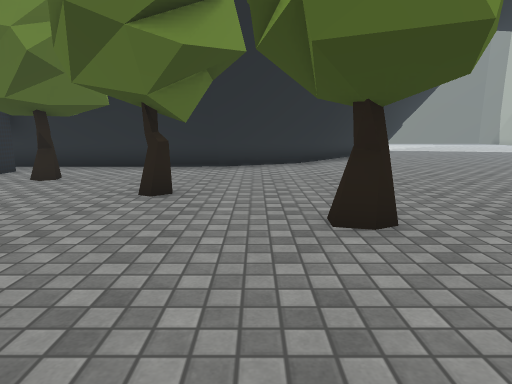
[1] (above)

22 first-person views from a walk through a 3-D level made in the Unity game engine. The camera is 1.2 m above the floor, tilts 10° down and sees 75° across. Doors are open. The floor is counted in squares, 1 m on a side. Each view is taken from the middle of a square. On the plan, view 1 faces up. The plan holds only what a view shows up to about 14 squares ahead; the rest is blank. The place goes on beyond the plan. The player is left out. Some surface patterns are stand-ins.

[2]
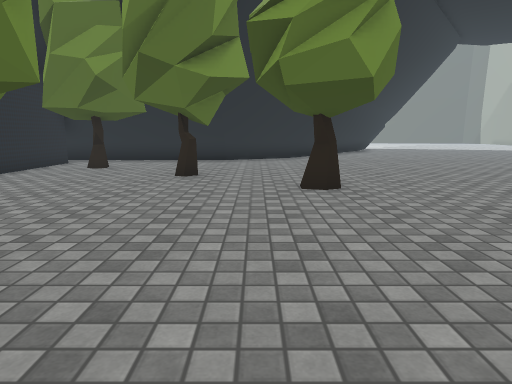

[3]
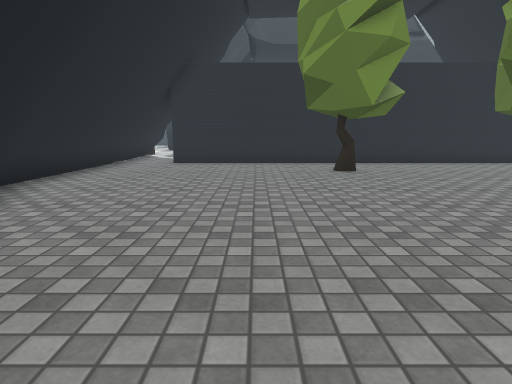

[4]
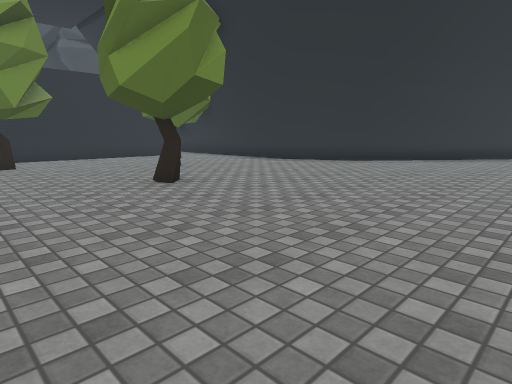

[5]
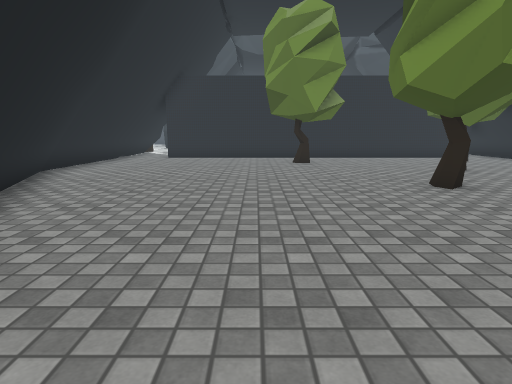

[6]
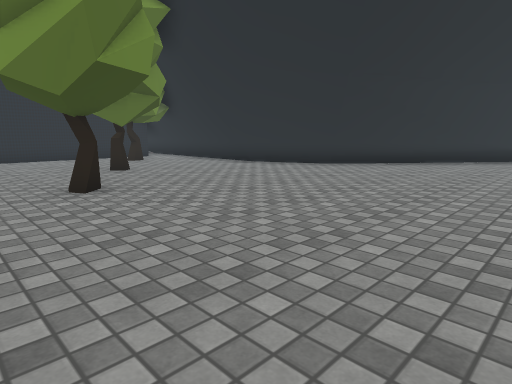

[7]
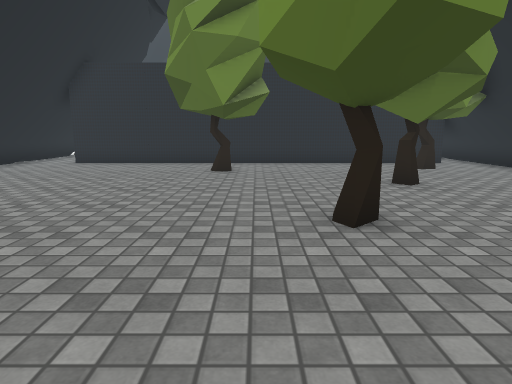

[8]
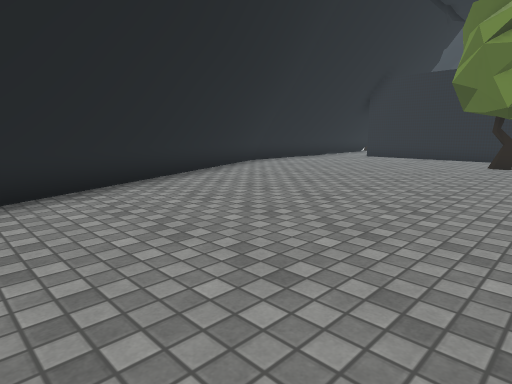

[9]
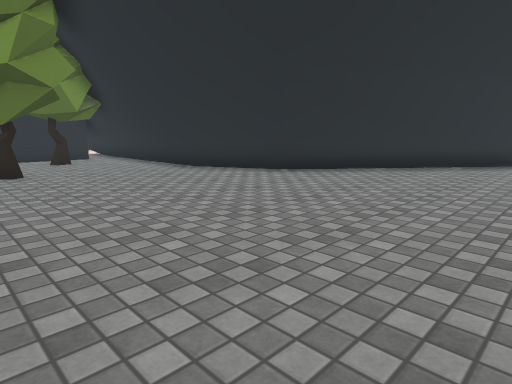

[10]
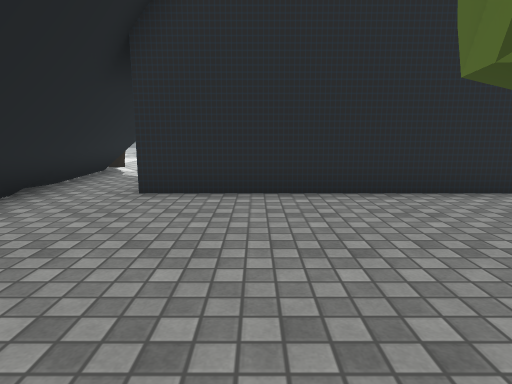

[11]
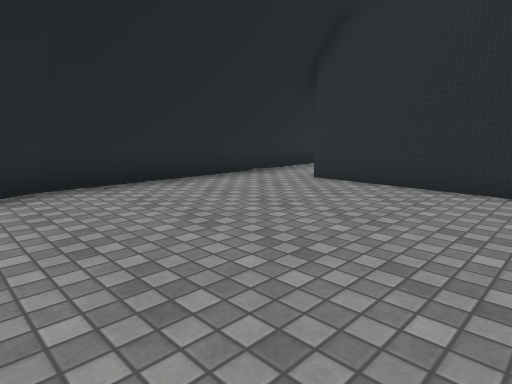

[12]
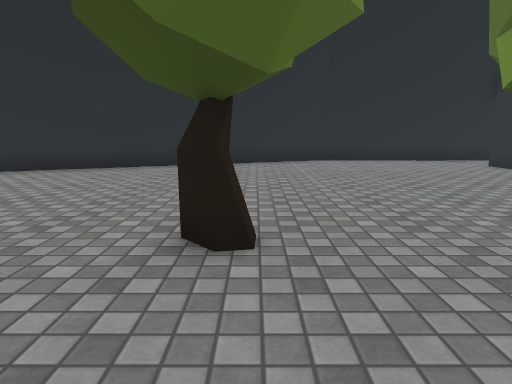

[13]
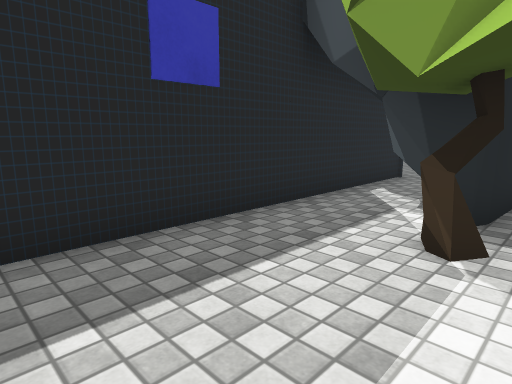

[14]
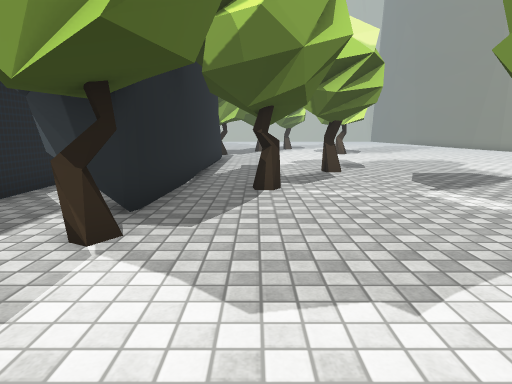

[15]
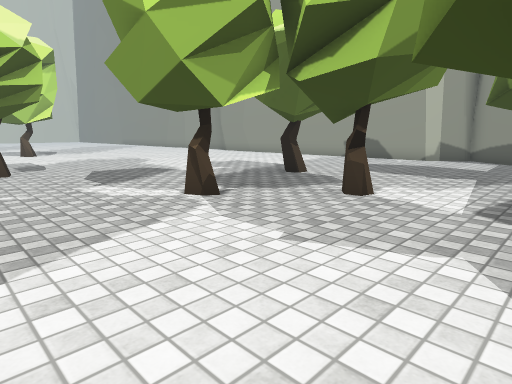

[16]
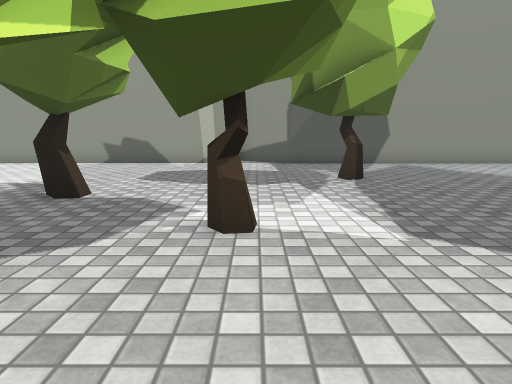

[17]
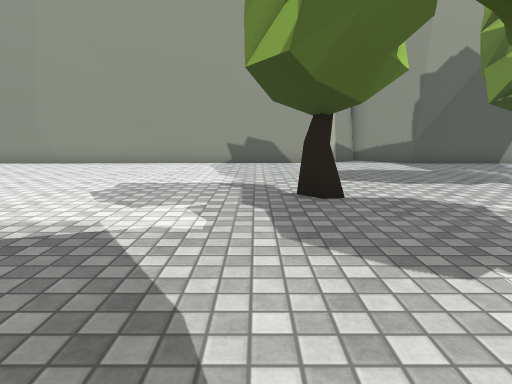

[18]
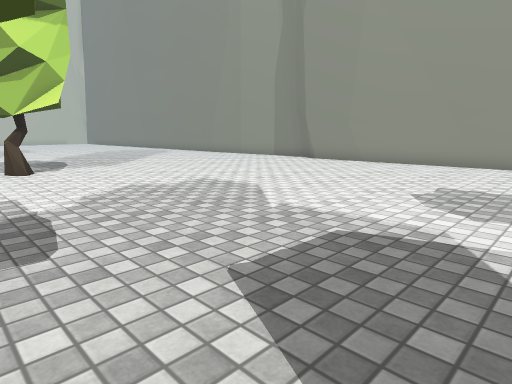

[19]
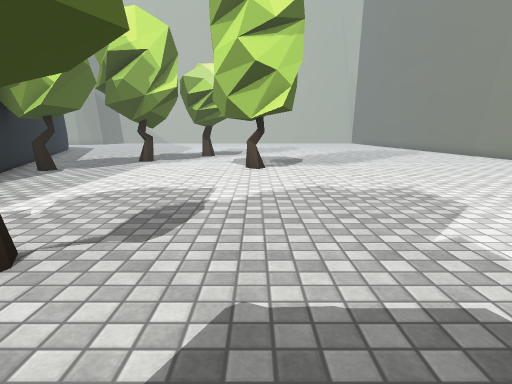

[20]
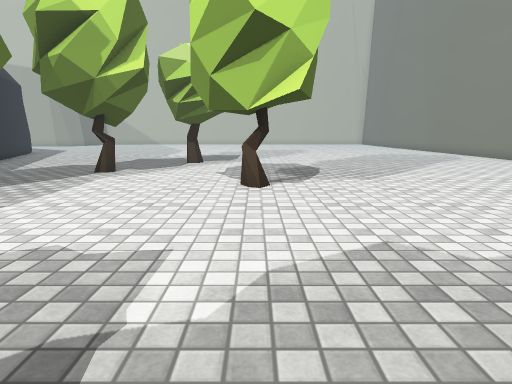

[21]
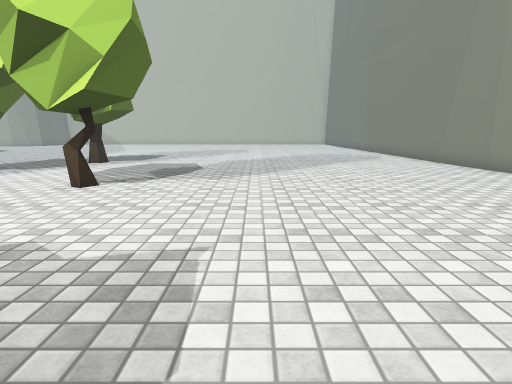

[22]
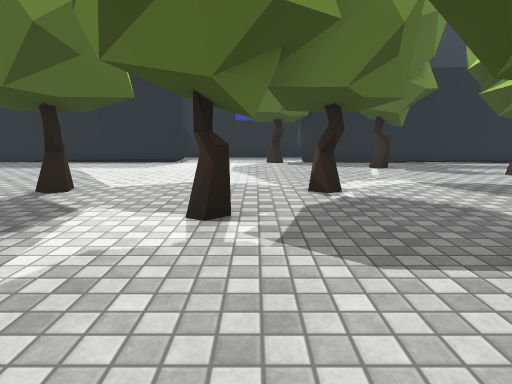

### Floor plan
Key: @ floor where view 1 was taken; # wall or solid block; . floor; / step, stairs or slope; T tree; O other object.
Columns run from 23 left of view 1 to 9 right of it. Each row starts with its distance up from view 1.
 19                               #
 18                              ##
 17                             ##.
 16                            ###..
 15                           ###...
 14                          ###.....
 13                        ####......
 12                ###########.......
 11                #########.........
 10                O.................
  9                O.T#..............
  8                O.................
  7                O.....T...........
  6                #.....T...........
  5                #.................
  4                #........T........
  3                #.................
  2                #.TT..............
  1                #.................
  0                 .......@.........
 -1                O................
 -2                O..............###
 -3                O...........#####
 -4       ## ## ####.........##### ..
 -5        ...............#######....
 -6        ....###############.......
 -7 #######...T##############T.......
 -8 .................................
 -9 .............T#.............TT...
-10  .............T..............T...
-11  ...............TT..............T
-12   ..............................#
-13    ..............................
-14    ..T....T#.............#T......
-15     .............................
-16      ...T#.......................
-17     .....T.......................
-18    .........T....................
-19   /..............................
-20   ...............................
-21  ....T#..........................
-22 .................................
-23 .................................
-24 .......................  ........
-25 ........................   ......
-26 #########.##############    #####
-27         ###

Where each view was taken, in squares from view 1:
view 1: 0 up, 0 right, facing up
view 2: 3 down, 0 right, facing up
view 3: 1 down, 6 right, facing left
view 4: 0 up, 9 right, facing up-left
view 5: 0 up, 9 right, facing left
view 6: 2 up, 9 right, facing up-left
view 7: 3 up, 6 right, facing left
view 8: 4 up, 9 right, facing down-left
view 9: 5 up, 9 right, facing up-left
view 10: 2 down, 1 left, facing left
view 11: 1 up, 0 right, facing down-left
view 12: 8 up, 1 right, facing down
view 13: 8 down, 17 left, facing up-right
view 14: 9 down, 17 left, facing right
view 15: 10 down, 18 left, facing down-right
view 16: 12 down, 15 left, facing down
view 17: 12 down, 10 left, facing down
view 18: 12 down, 9 left, facing down-right
view 19: 14 down, 9 left, facing right
view 20: 14 down, 5 left, facing right
view 21: 18 down, 5 left, facing right
view 22: 21 down, 14 left, facing up
